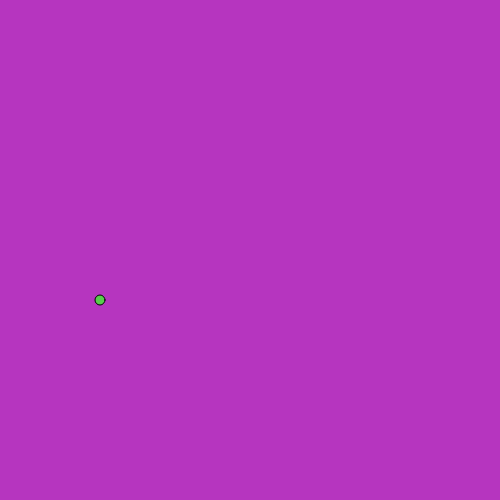
Frame 1 (no input)
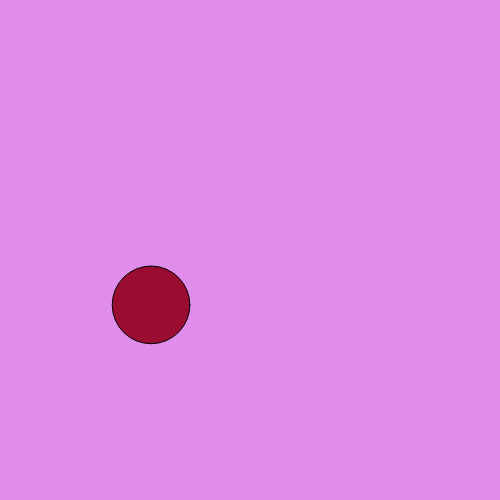
Frame 60 (no input)
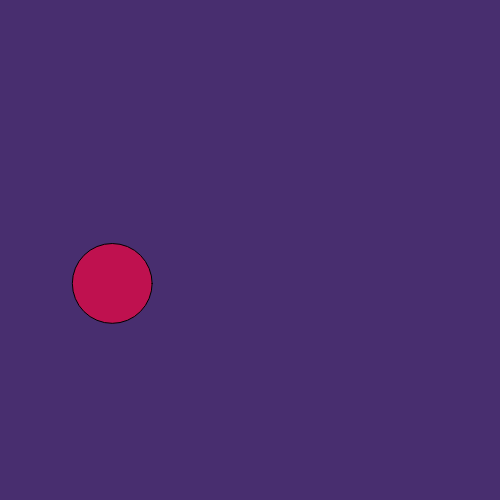
Frame 120 (the mouse pressed at the canvas centre since frame 60)

The p5.js sketch that drew these frames (run headless with seeded random() and noise() and a simulated clock; from frame 60 on, the mouse is pressed at the canvas centre):

// p5.js sketch
// ── sketch.js
 var circleX = 100;
 var circleY = 300;
 var circleD = 10;
 
 function setup() {
 	createCanvas (500,500)
 	//background(random(255), random(255), random(255));

}

function draw() {
	background(random(255), random(255), random(255));
 fill(random(255), random(255), random(255));
	ellipse(circleX, circleY, circleD);
	circleX = circleX + random(-10,10);
	circleY = circleY + random(-10,10);
	circleD = circleD + random(-5, 5);
	
	if(circleX<0){
	   circleX = 20;
	}
	if(circleX>500){
		circleX = 20;
	}
	if(circleY<0){
		circleY = 2;
	}
	if(circleY>500){
		circleY = 20; 
	}
	if(circleD<1){
	circleD = 50;
 }
}
